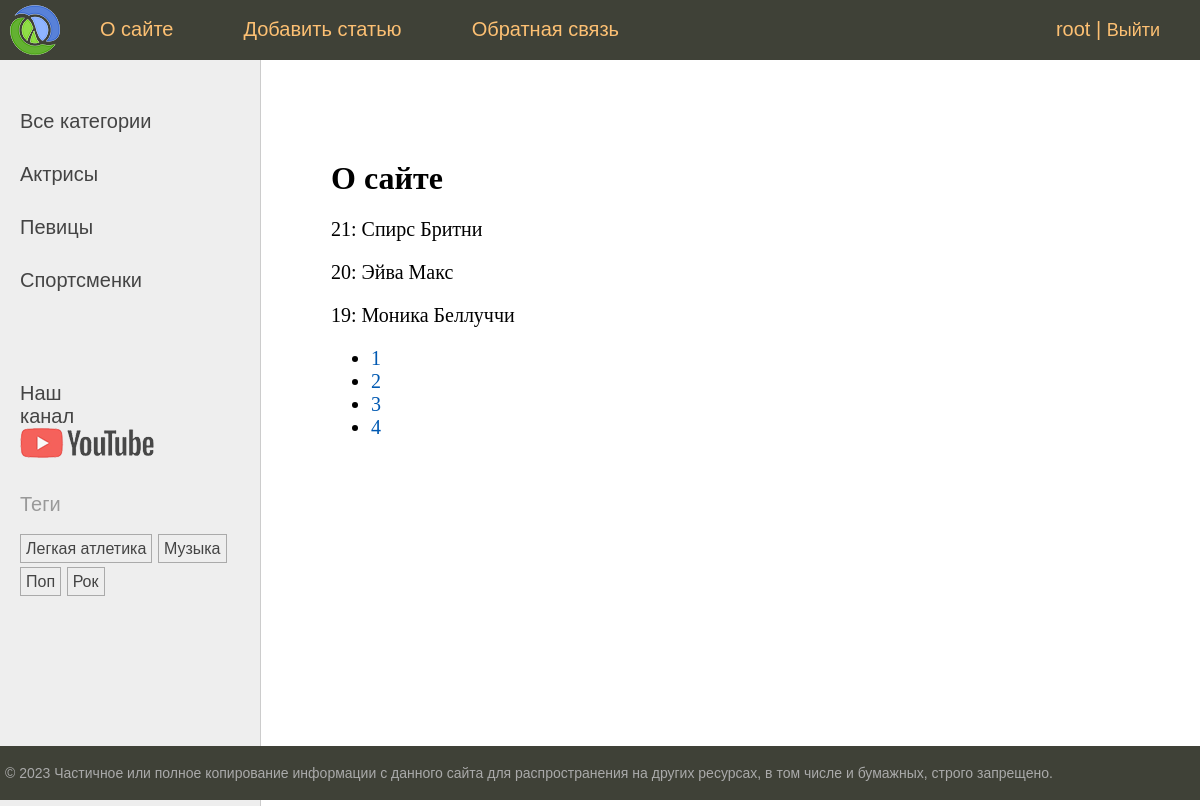
Page /about/?page=2 (signed in) on the committed database.
### women/models.py (models this page shows, shortened)
class Category(models.Model):
    name = models.CharField(
        max_length=100,
        db_index=True,
        verbose_name='Категория'
    )
    slug = models.SlugField(
        max_length=255,
        unique=True,
        db_index=True,
        verbose_name='Slug'
    )
    class Meta:
        verbose_name = 'Категория'
        verbose_name_plural = 'Категории'
    def get_absolute_url(self):
        return reverse("category", kwargs={"cat_slug": self.slug})

class TagPost(models.Model):
    tag = models.CharField(
        max_length=100,
        db_index=True
    )
    slug = models.SlugField(
        max_length=255,
        unique=True,
        db_index=True
    )
    def get_absolute_url(self):
        return reverse('tag', kwargs={'tag_slug': self.slug})

class Women(models.Model):
    class Status(models.IntegerChoices):
        DRAFT = (0, 'Черновик',)
        PUBLISHED = (1, 'Опубликована',)
    title = models.CharField(
        max_length=255,
        verbose_name='Заголовок'
    )
    slug = models.SlugField(
        max_length=255,
        unique=True,
        db_index=True,
        verbose_name='Slug',
        validators=[
            MinLengthValidator(
                limit_value=5,
                message="Минимум 5 символов"
            ),
            MaxLengthValidator(
                limit_value=100,
                message="Максимум 100 символов"
            ),
        ],
    )
    photos = models.ImageField(
        upload_to="photos/%Y/%m/%d/",
        default=None,
        blank=True,
        null=True,
        verbose_name="Фото"
    )
    content = models.TextField(
        blank=True,
        verbose_name='Текст статьи'
    )
    time_create = models.DateTimeField(
        auto_now_add=True,
        verbose_name='Время создания'
    )
    time_update = models.DateTimeField(
        auto_now=True,
        verbose_name='Время обновления'
    )
    is_published = models.BooleanField(
        choices=tuple(map(lambda x: (bool(x[0]), x[1]), Status.choices)),
        default=Status.PUBLISHED,
        verbose_name='Статус'
    )
    cat = models.ForeignKey(
        'Category',
        on_delete=models.PROTECT,
        related_name='posts',
        verbose_name='Категория'
    )
    tags = models.ManyToManyField(
        'TagPost',
        blank=True,
        related_name='tags',
        verbose_name='Теги'
    )
    husband = models.OneToOneField(
        'Husband',
        on_delete=models.SET_NULL,
        null=True,
        blank=True,
        related_name='wom',
        verbose_name='Муж'
    )
    author = models.ForeignKey(
        get_user_model(),
        on_delete=models.SET_NULL,
        related_name="posts",
        null=True,
        default=None
    )
    objects = models.Manager()
    published = PublishedManager()
    class Meta:
        verbose_name = 'Известные женщины'
        verbose_name_plural = 'Известные женщины'
        ordering = ['-time_create']
        indexes = [
            models.Index(fields=['-time_create'])
        ]

### women/views.py (the view)
# urls.py: path('about/', views.about, name='about'),
@login_required
def about(request: HttpRequest):
    contact_list = Women.objects.all()
    paginator = Paginator(contact_list, 3)
    page_number = request.GET.get("page")
    page_obj = paginator.get_page(page_number)
    return render(request, 'women/about.html', {
        "title": "О сайте",
        "page_obj": page_obj
    })

### users/context_processors.py (called while the page is built)
def get_women_context(request):
    return {"main_menu": menu}

### women/templatetags/women_tags.py (called while the page is built)
@register.inclusion_tag('women/list_categories.html')
def show_categories(cat_selected=0):
    cats = Category.objects.annotate(total=Count('posts')).filter(total__gt=0)
    return {'cats': cats, "cat_selected": cat_selected}

@register.inclusion_tag('women/list_tags.html')
def show_all_tags(cat_selected=0):
    tags = TagPost.objects.annotate(total=Count('tags')).filter(total__gt=0)
    return {'tags': tags}

### women/templates/women/about.html
{% extends 'base.html' %}
{% block content %}
<h1>{{title}}</h1>
{% for item in page_obj %}
<p>{{ item.pk }}: {{ item.title }}</p>
{% endfor %}
<nav>
    <ul>
        {% for p in page_obj.paginator.page_range %}
        <li>
            <a href="?page={{ p }}">{{ p }}</a>
        </li>
        {% endfor %}
    </ul>
</nav>
{% endblock %}

### templates/base.html (shortened to what this page needs)
{% load static %} {% load women_tags %}
<!DOCTYPE html>
<html>
  <head>
    <link
      type="text/css"
      href="{% static 'women/css/styles.css' %}"
      rel="stylesheet"
    />
  </head>
  <body>
    <table class="table-page" border="0" cellpadding="0" cellspacing="0">
      <tr>
        <td valign="top">
          {% block mainmenu %}
          <div class="header">
            <ul id="mainmenu" class="mainmenu">
              <li class="logo">
                <a href="{% url 'home' %}"><div class="logo"></div></a>
              </li>
              {% for m in main_menu %}
              <li>
                <a href="{% url m.urlpath %}">{{m.title}}</a>
              </li>
              {% endfor %} {% if user.is_authenticated %}
              <li class="last">
                <a href="{% url 'users:profile' %}">{{ user.username }}</a> |
                <form
                  action="{% url 'users:logout' %}"
                  method="post"
                  style="display: inline"
                >
                  <button
                    style="
                      background: none;
                      font-size: 18px;
                      border: none;
                      padding: 0;
                      color: #fdc073;
                      cursor: pointer;
                    "
                  >
                    Выйти
                  </button>
                </form>
              </li>
              {% else %}
              <li class="last">
                <a href="{% url 'users:login' %}">Войти</a> |
                <a href="{% url 'users:register' %}">Регистрация</a>
              </li>
              {% endif %}
            </ul>
          </div>
          {% endblock mainmenu %}
          <table
            class="table-content"
            border="0"
            cellpadding="0"
            cellspacing="0"
          >
            <tr>
              <td valign="top" class="left-chapters">
                <ul id="leftchapters">
                  {% if cat_selected == 0 %}
                  <li class="selected">Все категории</li>
                  {% else %}
                  <li><a href="{% url 'home' %}">Все категории</a></li>
                  {% endif %} {% show_categories cat_selected%}
                  <li class="share">
                    <p>Наш канал</p>
                    <a
                      class="share-yt"
                      href="https://www.youtube.com/channel/UClJzWfGWuGJL2t-3dYKcHTA/playlists"
                      target="_blank"
                      rel="nofollow"
                    ></a>
                  </li>
                  <li>{% show_all_tags %}</li>
                </ul>
              </td>
              <td valign="top" class="content">
                <div class="content-text">
                  {% block content %} {% endblock %}
                </div>
              </td>
            </tr>
          </table>
        </td>
      </tr>
      <tr>
        <td valign="top">
          <div id="footer">
            <p>
              &copy; 2023 Частичное или полное копирование информации с данного
              сайта для распространения на других ресурсах, в том числе и
              бумажных, строго запрещено.
            </p>
          </div>
        </td>
      </tr>
    </table>
  </body>
</html>

### women/templates/women/list_categories.html
{% for cat in cats   %}
{% if cat.id == cat_selected %}
<li class="selected">{{ cat.name }}</li>
{% else %}
<li><a href="{{ cat.get_absolute_url }}">{{  cat.name }}</li>
{% endif %}
{% endfor %}

### women/templates/women/list_tags.html (shortened to what this page needs)
{% if tags %}
    <p>Теги</p>
    <ul class="tags-list">
        {% for t in tags %}
        <li><a href="{{ t.get_absolute_url }}">{{ t.tag }}</a></li>
        {% endfor %}
    </ul>
{% endif %}

### women/static/women/css/styles.css (style rules this page uses)
html, body { font-family: 'Arial'; margin: 0; padding: 0; height: 100%; width: 100%; color: #444; }
a { color: #0059b2; text-decoration: none; }
.table-page { width: 100%; height: 100%; vertical-align: top; }
.table-page tr { height: 100%; }
.header { background: #3F4137; height: 60px; }
.logo { background: url('../images/logo.png') no-repeat 10px 5px; width: 70px; height: 60px; }
ul.mainmenu { list-style: none; margin: 0; padding: 0; height: 60px; color: #fdc073; font-size: 20px; overflow: hidden; }
ul.mainmenu li { float: left; margin: 18px 40px 0 30px; }
ul.mainmenu li.logo { margin: 0; }
ul.mainmenu li.last { float: right; }
ul.mainmenu li a { color: #fdc073; text-decoration: none; }
.table-content { width: 100%; min-height: 100%; height: 100%; }
.left-chapters { margin: 0; background: #eee; border-right: 1px solid #ccc; }
.left-chapters ul { width: 230px; margin: 0; padding: 20px 10px 10px 20px; list-style: none; font-size: 20px; }
.left-chapters ul li { margin: 30px 0 0 0; color: #999; }
.left-chapters ul li a { color: #444; text-decoration: none; }
.left-chapters ul li.share { margin: 60px 0 0 0; }
.left-chapters ul li.share p { margin: 30px 0 30px 0; }
.left-chapters ul li.share a { display: inline-block; width: 40px; height: 40px; margin: 0 20px 0 0; }
.left-chapters ul li.share a.share-yt { width: 100%; height: 30px; background: url('../images/share_yt.png') no-repeat 0 0 }
ul.tags-list { width: 100%; margin: 0; padding: 0; list-style: none; }
ul.tags-list li { margin: 0; padding: 0 0 10px; display: inline-block; }
ul.tags-list li a { padding: 5px; font-size: 16px; border: 1px solid #aaa; }
.content { padding: 40px 20px 20px 40px; width: 100%; box-sizing: border-box; }
.content-text { margin: 60px 0 0 30px; color: #000; font-size: 20px; font-family: Yandex Sans Display Light; }
.content-text h1 { font-size: 32px; }
#footer { box-sizing: border-box; background: #3F4137; padding: 5px; color: #aaa; font-size: 14px; font-family: Verdana, Geneva, Arial, Helvetica; text-align: left; overflow: hidden; }

### rows in the picture
Category: name "Актрисы"
Category: name "Певицы"
Category: name "Спортсменки"
TagPost: tag "Легкая атлетика"
TagPost: tag "Музыка"
TagPost: tag "Поп"
TagPost: tag "Рок"
Women: pk "21", title "Спирс Бритни"
Women: pk "20", title "Эйва Макс"
Women: pk "19", title "Моника Беллуччи"

### other values in the picture
{{ m.title }} "О сайте" "Добавить статью" "Обратная связь"
{{ user.username }} "root"
{{ title }} "О сайте"
{{ p }} "1" "2" "3" "4"
